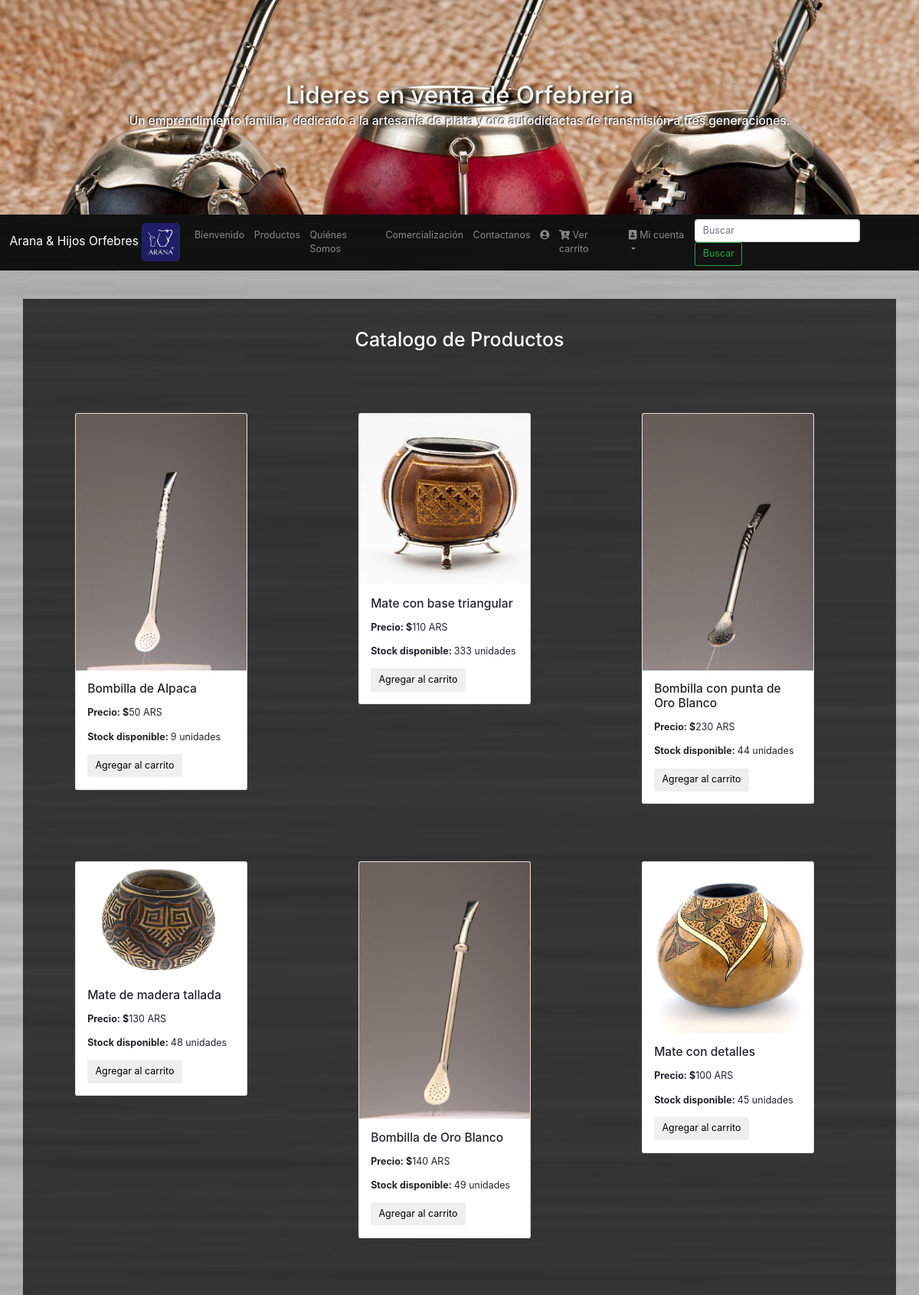
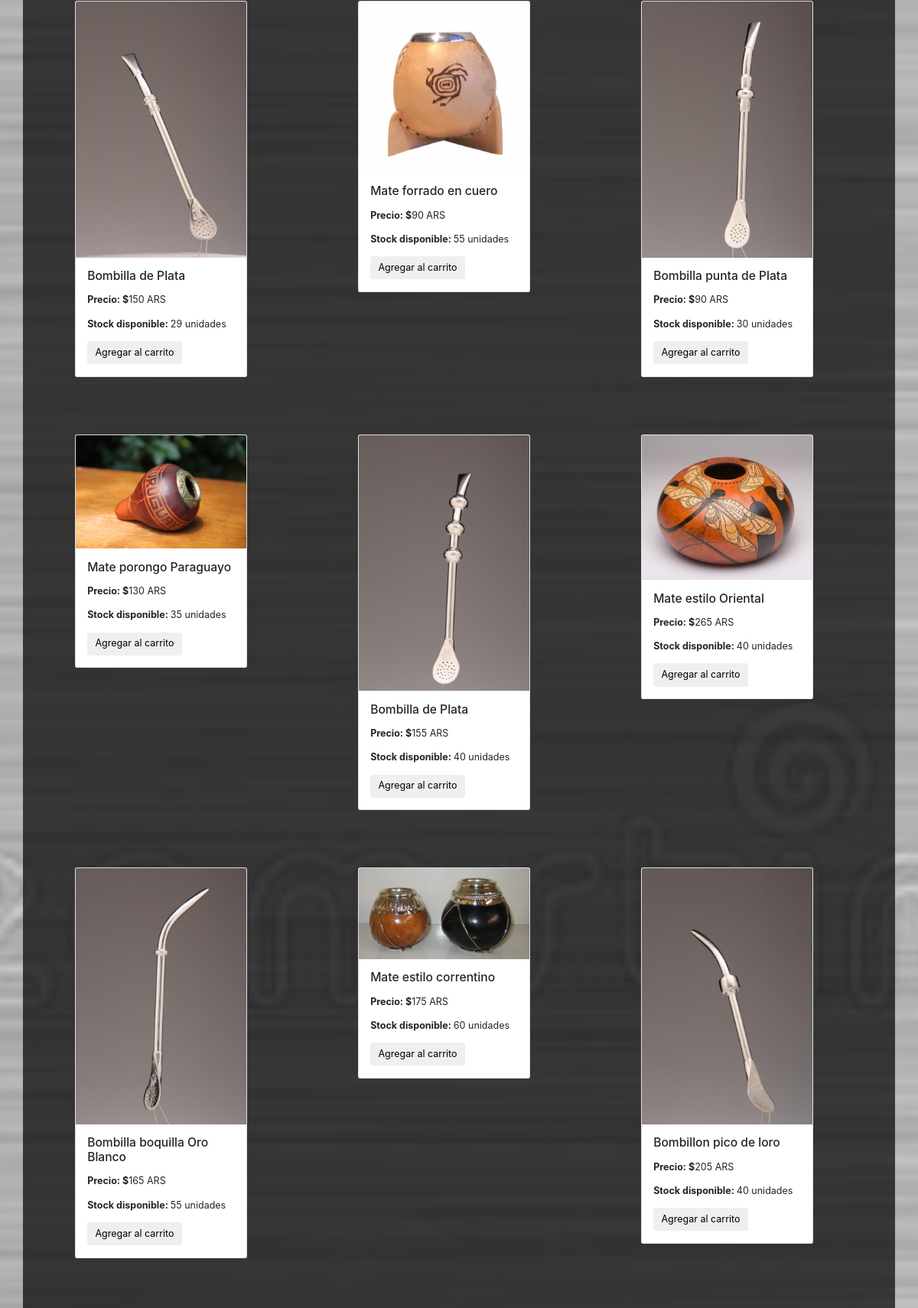
The page /index.php/usuario_controller/catalogo (upper part) on the database its author committed (2 pictures, top to bottom).
### tables this page shows
CREATE TABLE `producto` (
  `id_producto` int(11) NOT NULL,
  `codigo` varchar(100) NOT NULL,
  `nombre` varchar(50) NOT NULL,
  `precio` decimal(5,0) NOT NULL,
  `stock` int(11) NOT NULL,
  `descripcion` varchar(100) NOT NULL,
  `img` varchar(200) NOT NULL,
  `estado` int(11) NOT NULL,
  `categoria_id` int(11) NOT NULL
);

### application/controllers/usuario_controller.php (called while the page is built, shortened)
<?php
class Usuario_controller extends CI_Controller
{
    public function __construct()
    {
        $this->load->model('producto_model');
        $this->load->model('filtro_model');
        $this->load->model('buzon_model');
    }
    public function catalogo()
    {
        $this->load->model('producto_model');
        $data['productos'] = $this->producto_model->traerProductos();
        $this->load->view('plantillas/head');
        $this->load->view('plantillas/header');
        $this->load->view('contenido/usuario/nav_usuario');
        $this->load->view('contenido/usuario/productos', $data);
        $this->load->view('plantillas/footer');
    }
}

### index.php (called while the page is built, shortened)
<?php
require_once BASEPATH.'core/CodeIgniter.php';

### application/models/producto_model.php (called while the page is built, shortened)
<?php
class Producto_model extends CI_Model
{
    public function traerProductos()
    {
        return $this->db->get('producto')->result();
    }
}

### application/views/contenido/usuario/productos.php (the view, shortened to what this page needs)
<div class="container my-5 py-5" style="background: rgba(0,0,0,.7) ">
  <h2 class="text-white text-center ">Catalogo de Productos</h2>
  <div class="d-flex justify-content-center align-items-center ">
    <div class="row w-100 py-5 margin-auto">
      <?php foreach ($productos as $row) {
    ?>
      <?php if (!($row->estado == 0) && ($row->stock > 0)) {
        ?>
        <div class="col ml-5 py-5">
          <div class="card" style="width: 18rem;">
            <img class="card-img-top" src="<?=base_url('uploads/imagenes_producto/') . $row->img;?>" alt="Card image cap">
            <div class="card-body">
              <h5 class="card-title"><?php echo $row->descripcion ?></h5>
            <p><b>Precio: $</b><?php echo $row->precio; ?> ARS</p>
            <p><b>Stock disponible: </b><?php echo $row->stock; ?> unidades</p>
            <form method="post" action="<?=base_url('agregar_al_carrito');?>">
            <button class="btn" type="submit" name="id" value="<?=$row->id_producto;?>">Agregar al carrito</button>
          </form>
         </div>
        </div>
      </div>
    <?php }?>
    <?php }?>
  </div>
</div>
</div>

### application/views/plantillas/head.php (shortened to what this page needs)
<!DOCTYPE html>
<html lang="en">
<head>
  <link rel="stylesheet"  href="<?php echo base_url('assets/css/bootstrap.min.css'); ?> ">
  <link rel="stylesheet"  href="<?php echo base_url('assets/css/bootstrap.css'); ?> ">
  <link rel="stylesheet" href="<?php echo base_url('assets/css/estilos.css'); ?>">
  <link rel="stylesheet" href="<?php echo base_url('assets/fonts/style.css'); ?>">
  <link rel="stylesheet" href="https://use.fontawesome.com/releases/v5.0.13/css/all.css">
</head>
<body data-spy="scroll" data-target="#navbar-example3">

### application/views/plantillas/header.php
<header class="container-fluid fondo">
	<div class="container d-flex flex-column justify-content-center h-100 align-items-center">
		<h1>Lideres en venta de Orfebreria</h1>
		<h5>Un emprendimiento familiar, dedicado a la artesanía de plata y oro autodidactas de transmisión a tres generaciones.</h5>
	</div>
</header>

### application/views/contenido/usuario/nav_usuario.php (shortened to what this page needs)
<?php $nombre = $this->session->userdata('nombre');?>
<nav class="navbar sticky-top navbar-expand-xl navbar-dark bg-dark">
  <a class="navbar-brand" href="<?php echo base_url('inicio_user'); ?>">Arana & Hijos Orfebres
  <img class="img-responsive"  src="<?php echo base_url('assets/img/logo.png'); ?>" alt="isologo" widht="50" height="50"></a>
    <div class="collapse navbar-collapse" id="navbarSupportedContent">
      <ul class="navbar-nav mr-auto ">
        <li class="nav-item">
          <a class="nav-link " href="<?php echo base_url('inicio_user'); ?>">Bienvenido </a>
        </li>
        <li class="nav-item">
          <a class="nav-link " href="<?php echo base_url('catalogo'); ?>">Productos </a>
        </li>
        <li class="nav-item">
          <a class="nav-link" href="<?php echo base_url('quienesSomos_user'); ?>">Quiénes Somos</a>
        </li>
        <li class="nav-item">
          <a class="nav-link" href="<?php echo base_url('comer_user'); ?>">Comercialización</a>
        </li>
        <li class="nav-item">
          <a class="nav-link" href="<?php echo base_url('consulta'); ?>">Contactanos</a>
        </li>
      </ul>
      <ul class="navbar-nav ">
        <li  class="nav-item">
          <a class="nav-link"><i class="icono fas fa-user-circle"></i> <?=$nombre?></a>
        </li>
        <li class="nav-item">
          <a class="nav-link " href="<?php echo base_url('miCarrito'); ?>"> <i class="fas fa-cart-arrow-down"></i> Ver carrito</a>
        </li>
        <li class="nav-item dropdown">
          <a class="nav-link dropdown-toggle" href="#" id="navbarDropdown" role="button" data-toggle="dropdown" aria-haspopup="true" aria-expanded="true"><i class="fas fa-address-book"></i> Mi cuenta</a>
        </li>
      </ul>
       <form class="form-inline my-2 my-lg-0" method="post" action="<?=base_url('buscarProducto')?>">
            <input class="form-control mr-sm-2 " type="search" placeholder="Buscar" aria-label="Search" required name="busca">
            <button class="btn btn-outline-success my-2 my-sm-0 " type="submit"  >Buscar</button>
       </form>
      </div>
</nav>

### application/views/plantillas/footer.php (shortened to what this page needs)
	</body>
</html>

### assets/css/estilos.css (style rules this page uses)
.svg-inline--fa { display: inline-block; font-size: inherit; overflow: visible; vertical-align: -.125em; }
html { font-size: 12.5px; font-family: monospace; }
.bg-dark { background: rgba(0,0,0,.9) !important; }
.fondo { background-image: url('../img/yerba-mate.jpg'); height: 35vh; background-size: cover; background-position: center; }
.fondo h1 { color: #fcfcf6; text-shadow: 3px 2px 4px black; }
.fondo h5 { color: #fff; text-shadow: -1px -1px 2px black; }
.navbar-brand { color: rgb(255, 255, 255, 0.61); }
p { text-align: justify; }
body { position: relative; background-image: url('../img/fondo1.jpg'); background-size: cover; background-position: center; min-height: 500px; }

### rows shown on the page
producto: img (picture), descripcion "Bombilla de Alpaca", precio "50", stock "9", $row->id_producto 3 (drawn)
producto: img (picture), descripcion "Mate con base triangular", precio "110", stock "333", $row->id_producto 4 (drawn)
producto: img (picture), descripcion "Bombilla con punta de Oro Blanco", precio "230", stock "44", $row->id_producto 5 (drawn)
producto: img (picture), descripcion "Mate de madera tallada", precio "130", stock "48", $row->id_producto 6 (drawn)
producto: img (picture), descripcion "Bombilla de Oro Blanco", precio "140", stock "49", $row->id_producto 7 (drawn)
producto: img (picture), descripcion "Mate con detalles", precio "100", stock "45", $row->id_producto 8 (drawn)
producto: img (picture), descripcion "Bombilla de Plata", precio "150", stock "29", $row->id_producto 9 (drawn)
producto: img (picture), descripcion "Mate forrado en cuero", precio "90", stock "55", $row->id_producto 10 (drawn)
producto: img (picture), descripcion "Bombilla punta de Plata", precio "90", stock "30", $row->id_producto 11 (drawn)
producto: img (picture), descripcion "Mate porongo Paraguayo", precio "130", stock "35", $row->id_producto 12 (drawn)
producto: img (picture), descripcion "Bombilla de Plata", precio "155", stock "40", $row->id_producto 13 (drawn)
producto: img (picture), descripcion "Mate estilo Oriental", precio "265", stock "40", $row->id_producto 14 (drawn)
producto: img (picture), descripcion "Bombilla boquilla Oro Blanco", precio "165", stock "55", $row->id_producto 15 (drawn)
producto: img (picture), descripcion "Mate estilo correntino", precio "175", stock "60", $row->id_producto 16 (drawn)
producto: img (picture), descripcion "Bombillon pico de loro", precio "205", stock "40", $row->id_producto 17 (drawn)
